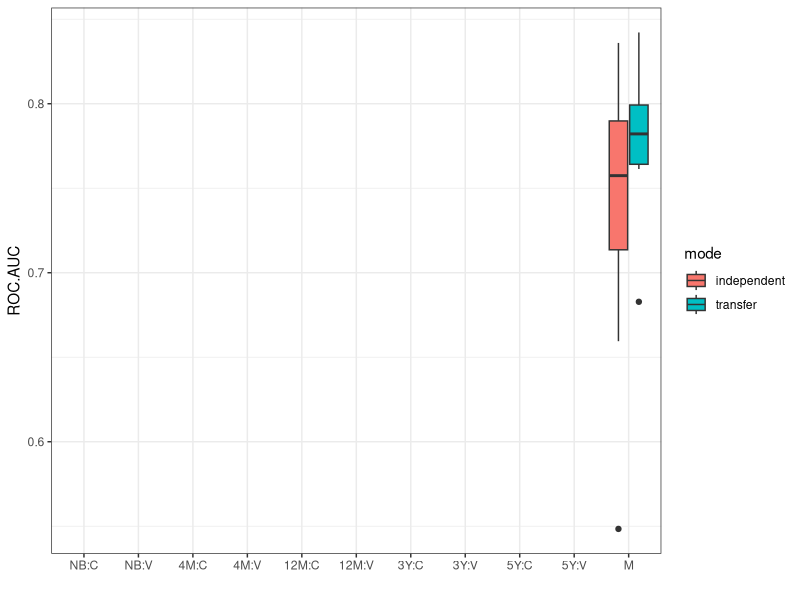

Write the R code that produced this figure.
library(ggplot2)
library(ggpubr)
plot.data = read.csv('plot-data.csv')

p1 = ggplot(plot.data, aes(x=Env, y=ROC.AUC, fill=mode))+
  geom_boxplot()+
  xlim(c('NB:C', 'NB:V', '4M:C', '4M:V', 
         '12M:C', '12M:V', '3Y:C', '3Y:V', '5Y:C', '5Y:V','M'))+
  theme_bw()+
  xlab('')
p1
